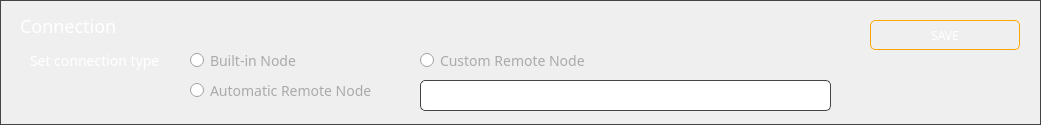
      <widget class="QGroupBox" name="groupBox_7">
       <property name="geometry">
        <rect>
         <x>0</x>
         <y>10</y>
         <width>1041</width>
         <height>125</height>
        </rect>
       </property>
       <property name="styleSheet">
        <string notr="true">border: 1px solid #444;</string>
       </property>
       <property name="title">
        <string/>
       </property>
       <widget class="QLabel" name="label_22">
        <property name="geometry">
         <rect>
          <x>20</x>
          <y>10</y>
          <width>311</width>
          <height>31</height>
         </rect>
        </property>
        <property name="font">
         <font>
          <family>Poppins</family>
          <pointsize>-1</pointsize>
         </font>
        </property>
        <property name="styleSheet">
         <string notr="true">color: #fff; 
font-size: 18px;
font-family: 'Poppins'; border: 0px;</string>
        </property>
        <property name="text">
         <string>Connection</string>
        </property>
        <property name="alignment">
         <set>Qt::AlignLeading|Qt::AlignLeft|Qt::AlignVCenter</set>
        </property>
       </widget>
       <widget class="QRadioButton" name="radioButton">
        <property name="geometry">
         <rect>
          <x>420</x>
          <y>50</y>
          <width>351</width>
          <height>21</height>
         </rect>
        </property>
        <property name="font">
         <font>
          <family>Poppins</family>
          <pointsize>-1</pointsize>
         </font>
        </property>
        <property name="styleSheet">
         <string notr="true">color: #aaa; border: none; font-size: 14px; font-family: 'Poppins';</string>
        </property>
        <property name="text">
         <string>Custom Remote Node</string>
        </property>
        <property name="checked">
         <bool>false</bool>
        </property>
        <attribute name="buttonGroup">
         <string notr="true">buttonGroup_3</string>
        </attribute>
       </widget>
       <widget class="QRadioButton" name="radioButton_2">
        <property name="geometry">
         <rect>
          <x>190</x>
          <y>50</y>
          <width>201</width>
          <height>21</height>
         </rect>
        </property>
        <property name="font">
         <font>
          <family>Poppins</family>
          <pointsize>-1</pointsize>
         </font>
        </property>
        <property name="styleSheet">
         <string notr="true">color: #aaa; border: none; font-size: 14px; font-family: 'Poppins';</string>
        </property>
        <property name="text">
         <string>Built-in Node</string>
        </property>
        <property name="checked">
         <bool>false</bool>
        </property>
        <attribute name="buttonGroup">
         <string notr="true">buttonGroup_3</string>
        </attribute>
       </widget>
       <widget class="QRadioButton" name="radioButton_3">
        <property name="geometry">
         <rect>
          <x>190</x>
          <y>80</y>
          <width>211</width>
          <height>21</height>
         </rect>
        </property>
        <property name="font">
         <font>
          <family>Poppins</family>
          <pointsize>-1</pointsize>
         </font>
        </property>
        <property name="styleSheet">
         <string notr="true">color: #aaa; border: none; font-size: 14px; font-family: 'Poppins';</string>
        </property>
        <property name="text">
         <string>Automatic Remote Node</string>
        </property>
        <property name="checked">
         <bool>false</bool>
        </property>
        <attribute name="buttonGroup">
         <string notr="true">buttonGroup_3</string>
        </attribute>
       </widget>
       <widget class="QLineEdit" name="m_hostEdit">
        <property name="geometry">
         <rect>
          <x>420</x>
          <y>80</y>
          <width>411</width>
          <height>31</height>
         </rect>
        </property>
        <property name="styleSheet">
         <string notr="true">padding: 3px; border: 1px solid #444; border-radius: 5px; font-family: 'Poppins'; font-size: 14px; color: #aaa;</string>
        </property>
        <property name="text">
         <string/>
        </property>
       </widget>
       <widget class="QLabel" name="label_23">
        <property name="geometry">
         <rect>
          <x>30</x>
          <y>50</y>
          <width>151</width>
          <height>21</height>
         </rect>
        </property>
        <property name="font">
         <font>
          <family>Poppins</family>
          <pointsize>-1</pointsize>
         </font>
        </property>
        <property name="styleSheet">
         <string notr="true">color: #fff; 
font-size: 14px;
font-family: 'Poppins'; border: 0px;</string>
        </property>
        <property name="text">
         <string>Set connection type</string>
        </property>
        <property name="alignment">
         <set>Qt::AlignLeading|Qt::AlignLeft|Qt::AlignVCenter</set>
        </property>
       </widget>
       <widget class="QPushButton" name="m_saveConnectionButton">
        <property name="geometry">
         <rect>
          <x>870</x>
          <y>20</y>
          <width>150</width>
          <height>30</height>
         </rect>
        </property>
        <property name="minimumSize">
         <size>
          <width>150</width>
          <height>30</height>
         </size>
        </property>
        <property name="maximumSize">
         <size>
          <width>180</width>
          <height>35</height>
         </size>
        </property>
        <property name="font">
         <font>
          <family>Poppins</family>
          <pointsize>-1</pointsize>
         </font>
        </property>
        <property name="styleSheet">
         <string notr="true">QPushButton#m_saveConnectionButton
{
    color: #fff;
    border: 1px solid orange;
    font-size: 12px;
    border-radius: 5px;
    font-family: 'Poppins';
}

QPushButton#m_saveConnectionButton:hover
{
    color: orange;
    border: 1px solid orange;
    font-size: 12px;
    border-radius: 5px;
    font-family: 'Poppins';
}</string>
        </property>
        <property name="text">
         <string>SAVE</string>
        </property>
       </widget>
      </widget>
